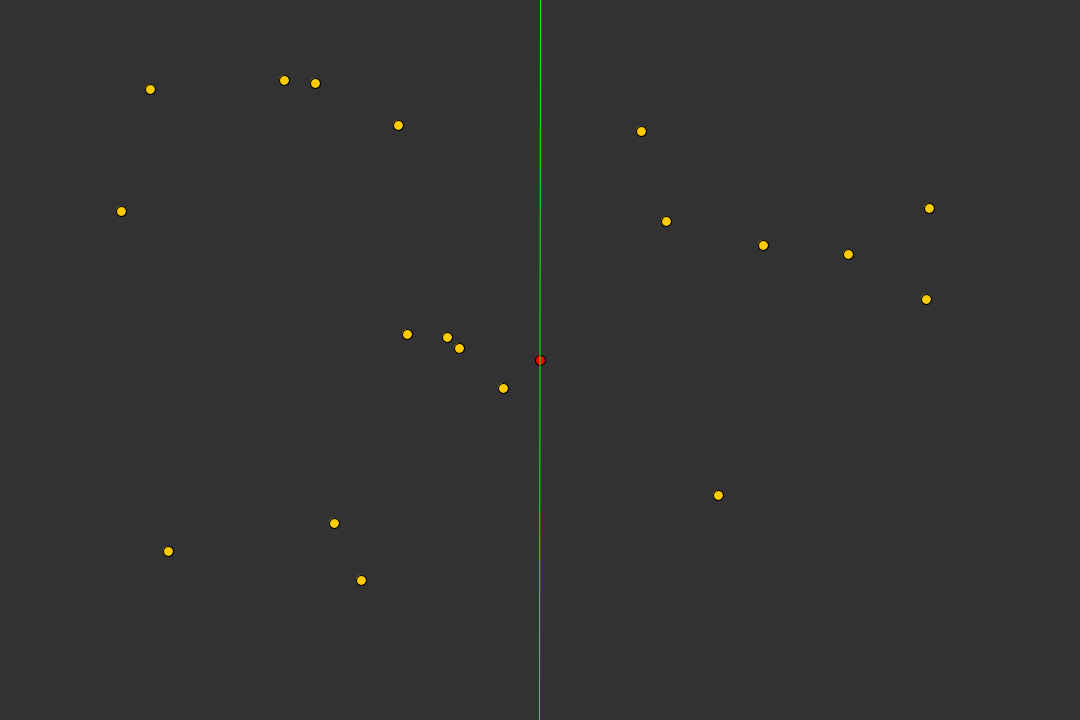
Frame 1 (no input)
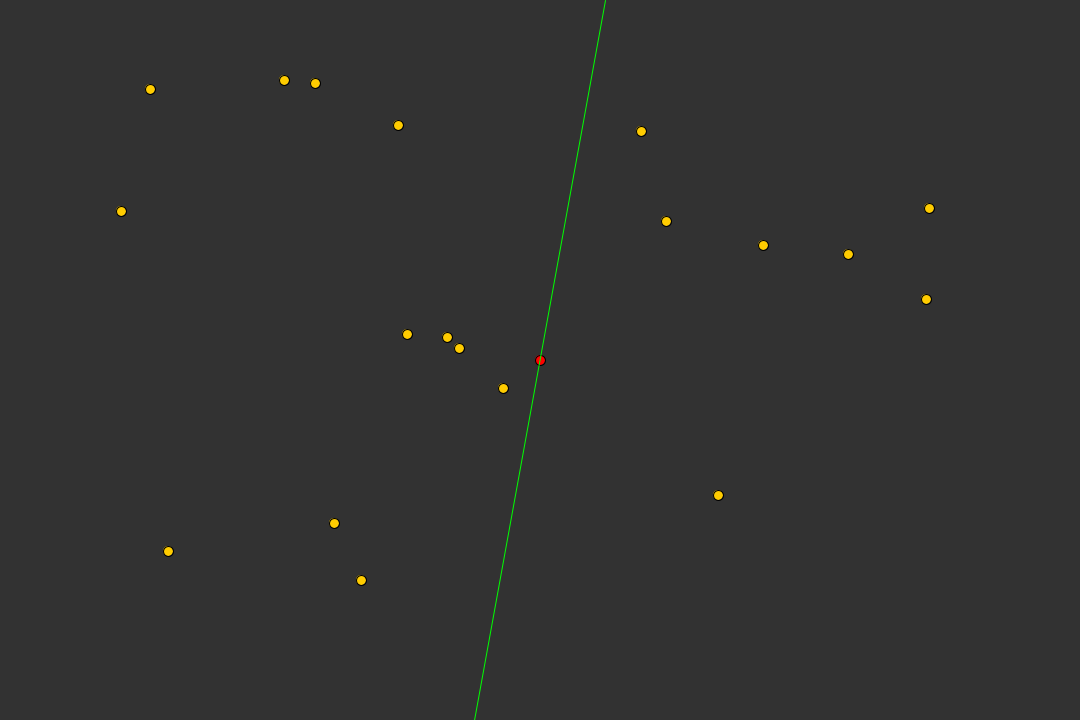
Frame 60 (the mouse pressed at the canvas centre just before this capture)
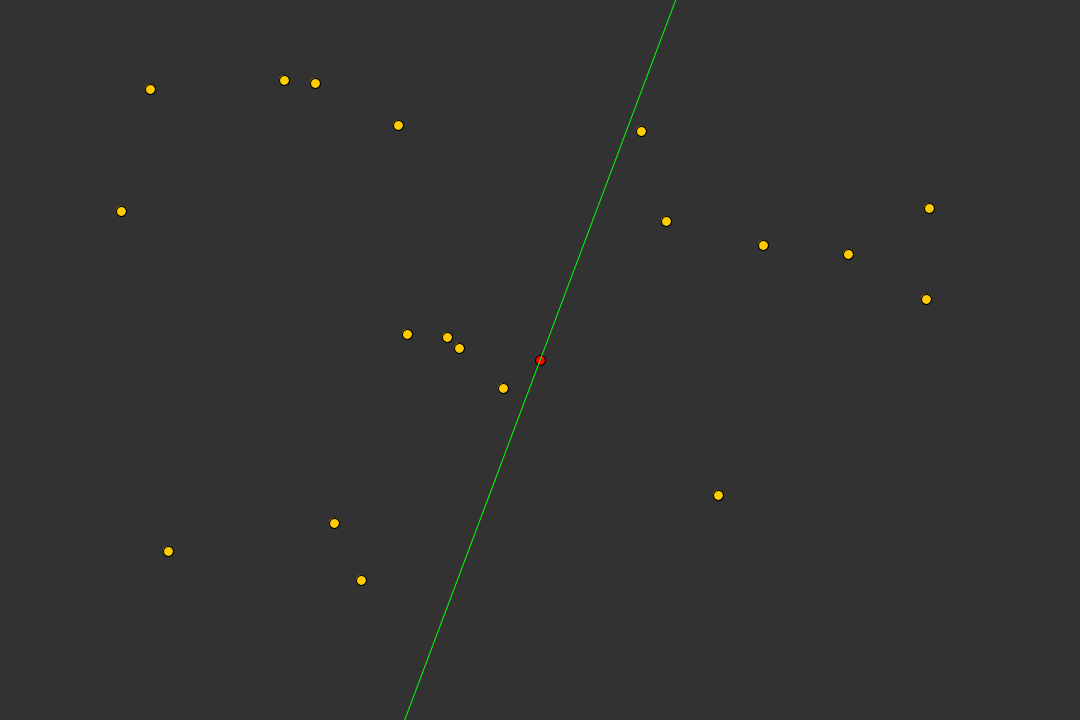
Frame 120 (the mouse held since frame 60 and released just before this capture)

The Processing sketch that drew these frames (run headless with seeded random() and noise(); from frame 60 on, the mouse is pressed at the canvas centre):

// Processing sketch: Windmill
// ── Windmill.pde
public static int SIZE = 20;
public static ArrayList<Point> points = new ArrayList<Point>();

public static double CIRCLE_RADIUS = 1.5;
public static int CIRCLE_RADIUS_RENDERING = 10;
public static color CIRCLE_COLOR = #FFCC00;

public static double ANGLE = 0.0005;

public static int WIDTH = 1080;
public static int HEIGHT = 720;

public static Point pointOfRotation;
public static Point lastPointOfRotation;
public static double rotation;

Line line;

void settings() {
  createPoints();
  pointOfRotation = points.get(0);
  lastPointOfRotation = pointOfRotation;
  line = getLine(pointOfRotation, radians((float) rotation));
  rotation = 0;
  size(WIDTH, HEIGHT);
}

void setup() {
  frameRate(60); 
}

void draw() {
  background(50);
  stroke(0);
  for (Point p : points) {
    fill(CIRCLE_COLOR);
    if(p == pointOfRotation) fill(color(255, 0, 0));
    p.drawCircle();
  }
  
  stroke(color(0, 254, 1));
  for(int i = 0; i < 6; i++) {
    Point newPoint = getNextPoint(line);
    if(newPoint != pointOfRotation && newPoint != lastPointOfRotation) {
      lastPointOfRotation = pointOfRotation;
      pointOfRotation = newPoint;
    }
    line = getLine(pointOfRotation, (float) rotation);
    rotation += ANGLE;
  }
  line.drawLine();
}

void createPoints() {
  points.add(new Point(WIDTH / 2, HEIGHT / 2));

  for (int i = 1; i < SIZE; i++) {
    Point point;
    do {
      point = new Point((int) (WIDTH * 0.8 * random(1f) + WIDTH * 0.1), (int) (HEIGHT * 0.8 * random(1f) + HEIGHT * 0.1));
    } while (points.contains(point) || isColinear(point));
    points.add(point);
  }
}

Point getNextPoint(Line line) {
   loop: for(Point p : points) {
      if(p == pointOfRotation || p == lastPointOfRotation) continue loop;
      if(checkCollision(p, line)) return p;
   }
   return pointOfRotation;
}

Line getLine(Point point, float rotation) {
  int x1 = (int) (point.x + tan(rotation) * point.y);
  int y1 = 0;
  int x2 = (int) (point.x - tan(rotation) * (HEIGHT - point.y));
  int y2 = HEIGHT;
  
  if(x1 < 0) {
     x1 = 0;
     y1 = (int) (point.y - tan(rotation - 1.5 * PI) * point.x);
  }
  if(x1 > WIDTH) {
     x1 = WIDTH;
     y1 = (int) (point.y - tan(0.5 * PI - rotation) * (WIDTH - point.x));
  }
  if(x2 < 0) {
     x2 = 0;
     y2 = (int) (point.y + tan(0.5 * PI - rotation) * point.x);
  }
  if(x2 > WIDTH) {
    x2 = WIDTH;
    y2 = (int) (point.y + tan(rotation - 1.5 * PI) * (WIDTH - point.x));
  }
  return new Line(x1, y1, x2, y2);
}

boolean isColinear(Point point) {
  if (points.size() < 2) return false;
  for (Point p1 : points) {
    for (Point p2 : points) {
      if (p1 == p2) break;
      int a = point.x * (p1.y - p2.y) + p1.x * (p2.y - point.y) + p2.x * (point.y - p1.y);
      if (a == 0) return true;
    }
  }
  return false;
}

boolean checkCollision(Point point, Line line) {
  /*return (Math.abs(
          (line.x2 - line.x1) * point.x
        + (line.y1 - line.y2) * point.y
        + (line.x1 - line.x2) * line.y1
        + (line.y2 - line.y1) * line.x1)
        / Math.sqrt(Math.pow(line.x2 - line.x1, 2) + Math.pow(line.y1 - line.y2, 2))) <= CIRCLE_RADIUS;*/

  double deltaX = line.x2 - line.x1;
  double deltaY = line.y2 - line.y1;
  double a = deltaX * deltaX + deltaY * deltaY;
  double b = 2 * (deltaX * (line.x1 - point.x) + deltaY * (line.y1 - point.y));
  double c = (line.x1 - point.x) * (line.x1 - point.x) + (line.y1 - point.y) * (line.y1 - point.y) - CIRCLE_RADIUS * CIRCLE_RADIUS;
  double discriminant = b * b - 4 * a * c;
  
  if(discriminant < 0) return false;
  
  double quad1 = (-b + Math.sqrt(discriminant))/(2 * a);
  double quad2 = (-b - Math.sqrt(discriminant))/(2 * a);
  
  if(quad1 >= 0 && quad1 <= 1) return true;
  if(quad2 >= 0 && quad2 <= 1) return true;
  return false;
}

class Point {
  int x, y;

  public Point(int x, int y) {
    this.x = x;
    this.y = y;
  }

  public void drawCircle() {
    circle(x, y, CIRCLE_RADIUS_RENDERING);
  }
}

class Line {
  int x1, y1, x2, y2;
  public Line(int x1, int y1, int x2, int y2) {
    this.x1 = x1;
    this.y1 = y1;
    this.x2 = x2;
    this.y2 = y2;
  }

  public void drawLine() {
    line(x1, y1, x2, y2);
  }
}
